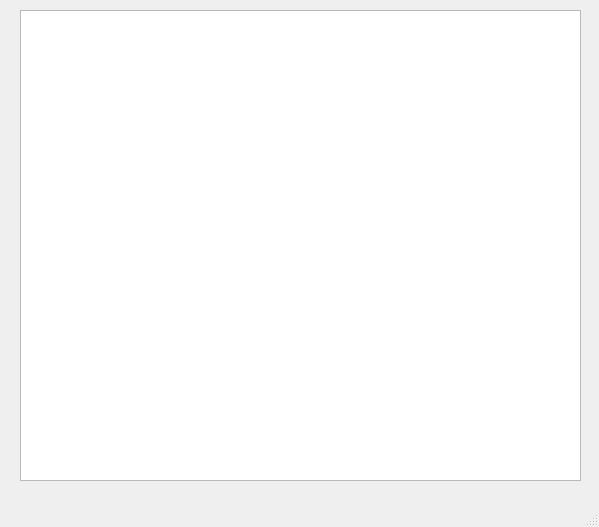
<?xml version="1.0" encoding="UTF-8"?>
<ui version="4.0">
 <class>mainWindow</class>
 <widget class="QMainWindow" name="mainWindow">
  <property name="enabled">
   <bool>true</bool>
  </property>
  <property name="geometry">
   <rect>
    <x>0</x>
    <y>0</y>
    <width>599</width>
    <height>527</height>
   </rect>
  </property>
  <property name="windowTitle">
   <string>Стандартный режим</string>
  </property>
  <widget class="QWidget" name="centralwidget">
   <widget class="PlotWidget" name="graph">
    <property name="geometry">
     <rect>
      <x>20</x>
      <y>10</y>
      <width>561</width>
      <height>471</height>
     </rect>
    </property>
   </widget>
  </widget>
  <widget class="QMenuBar" name="menubar">
   <property name="geometry">
    <rect>
     <x>0</x>
     <y>0</y>
     <width>599</width>
     <height>21</height>
    </rect>
   </property>
  </widget>
  <widget class="QStatusBar" name="statusbar"/>
 </widget>
 <customwidgets>
  <customwidget>
   <class>PlotWidget</class>
   <extends>QGraphicsView</extends>
   <header>pyqtgraph</header>
  </customwidget>
 </customwidgets>
 <resources/>
 <connections/>
</ui>
